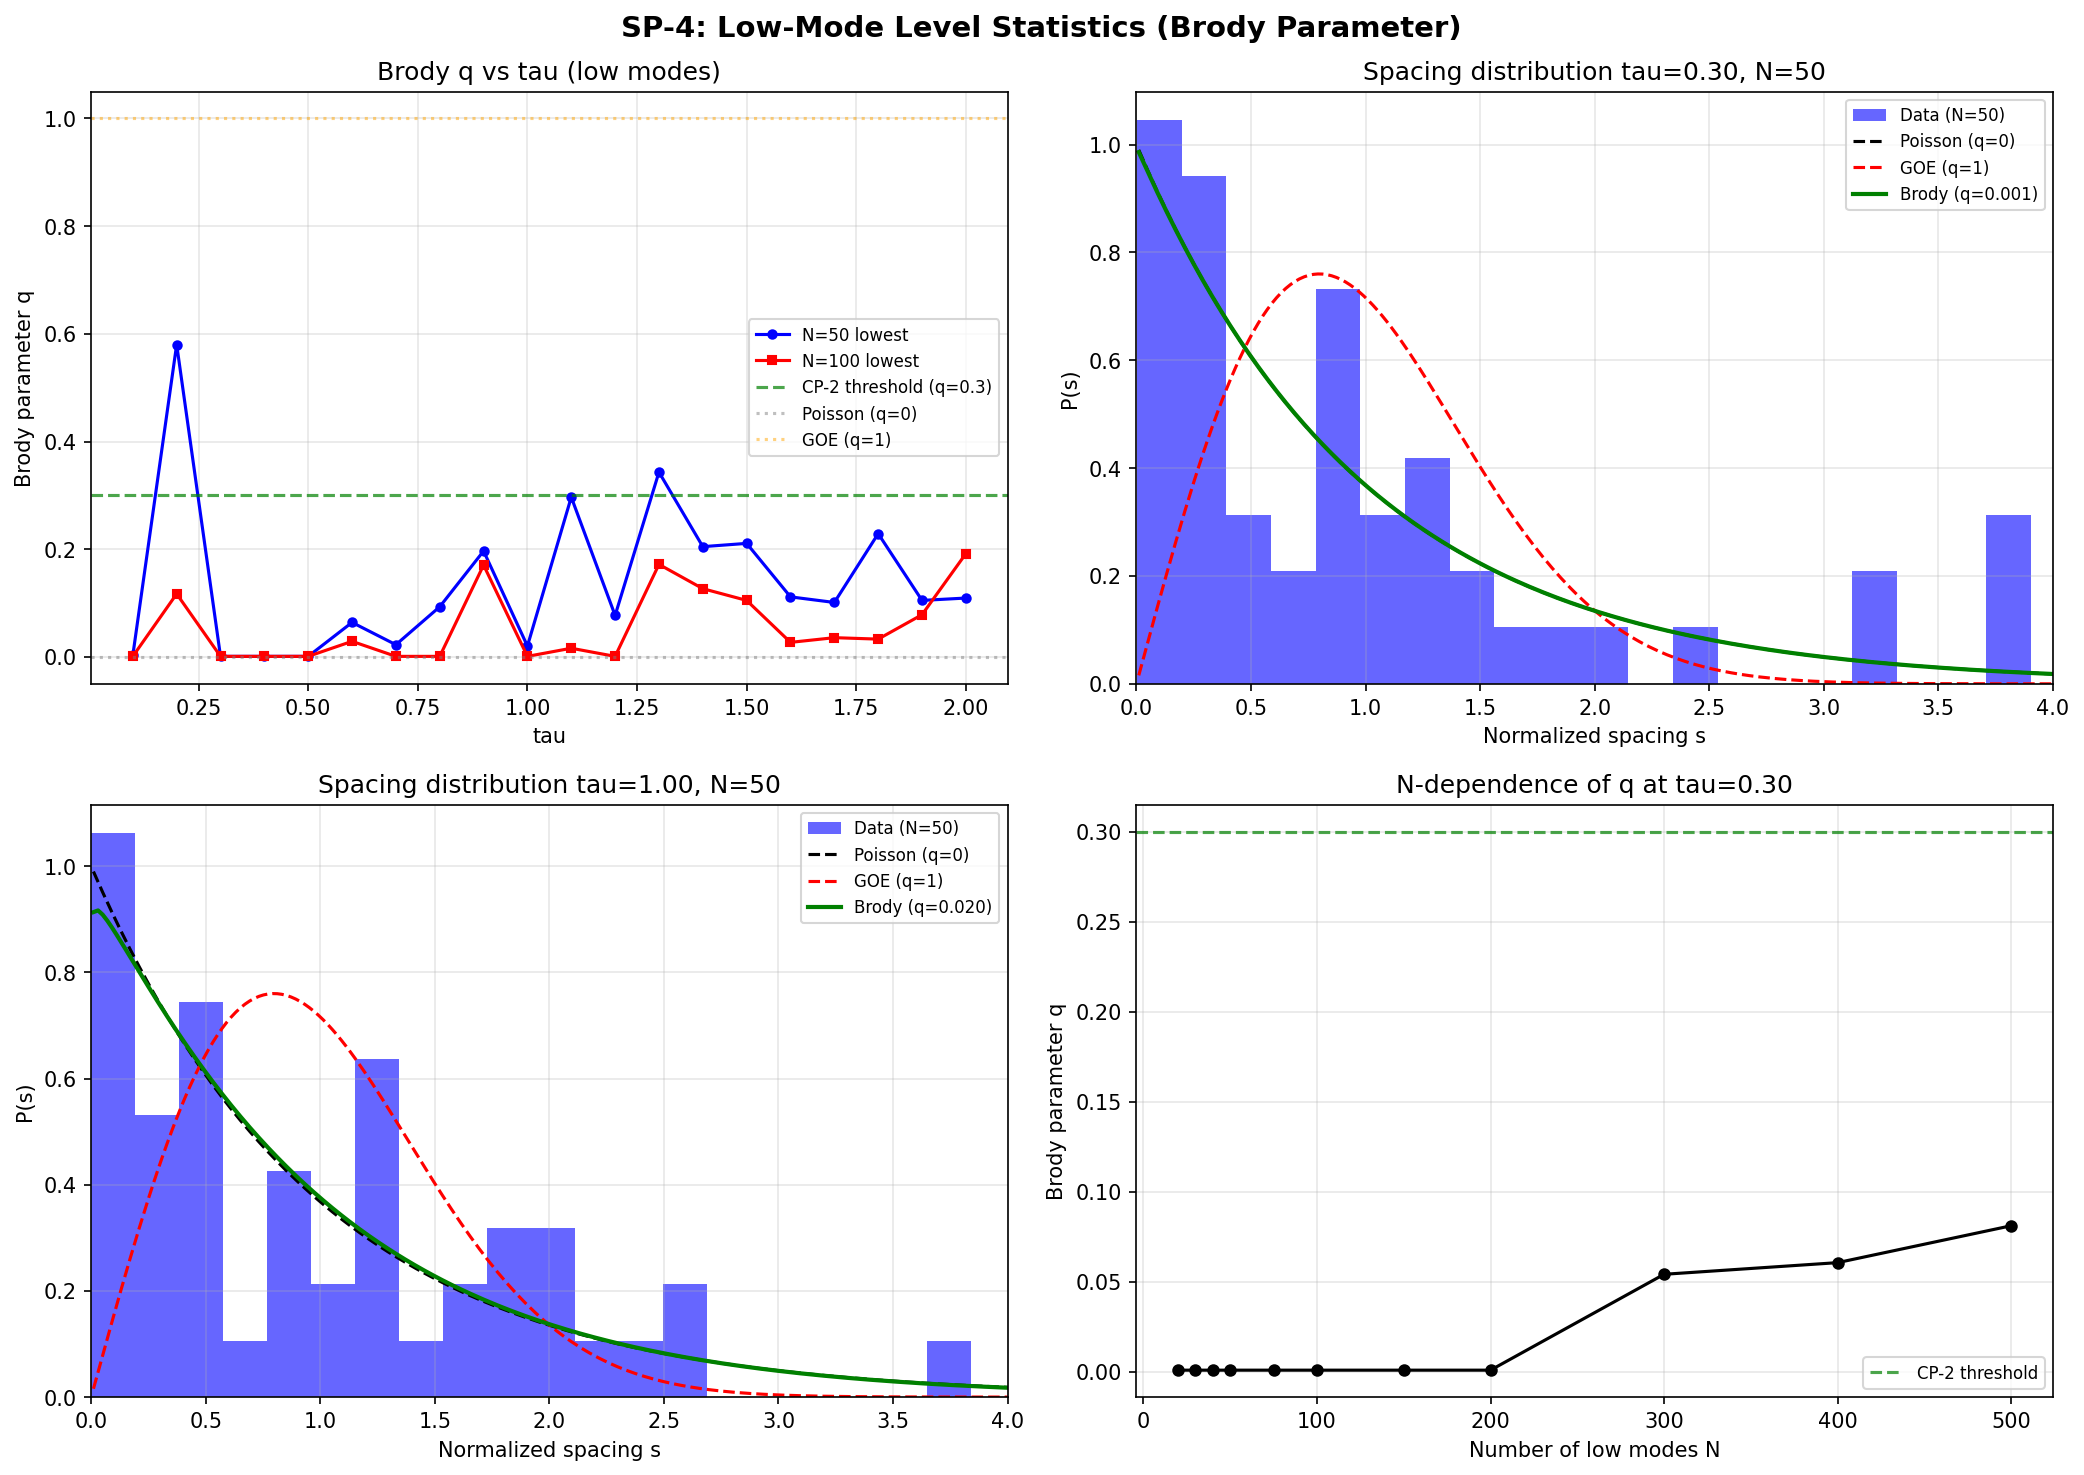

Generate this figure with Python:
"""
SP-4: LOW-MODE LEVEL STATISTICS (BRODY PARAMETER q)
=====================================================

Session 22a -- Schwarzschild-Penrose-Geometer

Extracts the lowest Dirac eigenvalues ACROSS ALL SECTORS,
unfolds by cumulative spectral density, computes nearest-neighbor
spacing distribution P(s), and fits the Brody distribution.

BRODY DISTRIBUTION:
    P(s) = (q+1) * beta * s^q * exp(-beta * s^(q+1))
    where beta = [Gamma((q+2)/(q+1))]^(q+1)
    (normalized so <s> = 1 after unfolding)

    q = 0: Poisson (uncorrelated levels)
    q = 1: GOE (Wigner-Dyson, level repulsion)
    0 < q < 1: intermediate statistics

DATA SOURCE: tier0-computation/s19a_sweep_data.npz
    11424 eigenvalues per tau, 28 sectors (p,q), 21 tau values.
    Each eigenvalue has sector labels and multiplicities.

PRE-REGISTERED Constraint GateS:
    COMPELLING:  q > 0.5 at tau=0.30   (strong coupling, +5-8 pp)
    INTERESTING: q > 0.3 at tau=0.30   (confirms CP-2, +2-4 pp)
    NEUTRAL:     q < 0.1 at all tau    (pure Poisson, 0 pp)
    CLOSED:        q > 0.3 but DECREASING with tau (wrong trend, -2 pp)

Author: Schwarzschild-Penrose-Geometer (Session 22a)
Date: 2026-02-20
"""

import numpy as np
from scipy.optimize import minimize_scalar
from scipy.special import gamma as gamma_fn
import os

data_dir = os.path.dirname(os.path.abspath(__file__))

# ===========================================================================
# BRODY DISTRIBUTION FUNCTIONS
# ===========================================================================

def brody_beta(q):
    """Normalization constant for Brody distribution with <s>=1."""
    return (gamma_fn((q + 2.0) / (q + 1.0))) ** (q + 1.0)

def brody_pdf(s, q):
    """Brody distribution P(s; q).
    q=0 -> Poisson: P(s) = exp(-s)
    q=1 -> GOE: P(s) = (pi/2)*s*exp(-pi*s^2/4)
    """
    beta = brody_beta(q)
    return (q + 1.0) * beta * s**q * np.exp(-beta * s**(q + 1.0))

def brody_nll(q, spacings):
    """Negative log-likelihood of Brody distribution for given spacings.
    Minimized to find best-fit q.
    """
    s = spacings
    # Exclude any zero or negative spacings
    s = s[s > 1e-12]
    if len(s) < 5:
        return 1e10
    beta = brody_beta(q)
    # log P(s) = log(q+1) + log(beta) + q*log(s) - beta*s^(q+1)
    log_p = np.log(q + 1.0) + np.log(beta) + q * np.log(s) - beta * s**(q + 1.0)
    return -np.sum(log_p)


# ===========================================================================
# SPECTRAL UNFOLDING
# ===========================================================================

def unfold_eigenvalues(eigs, poly_order=5):
    """Unfold eigenvalues using polynomial fit to the staircase function.

    The staircase N(E) = #{eigenvalues <= E} is fitted with a smooth
    polynomial N_smooth(E). Unfolded levels are xi_i = N_smooth(E_i).
    After unfolding, <s> = 1 for nearest-neighbor spacings.
    """
    n = len(eigs)
    # Staircase: N(E_i) = i+1
    staircase = np.arange(1, n + 1, dtype=float)

    # Fit polynomial to staircase
    coeffs = np.polyfit(eigs, staircase, poly_order)
    N_smooth = np.polyval(coeffs, eigs)

    # Unfolded spacings
    unfolded = N_smooth
    spacings = np.diff(unfolded)

    # Normalize so mean spacing = 1
    mean_s = np.mean(spacings)
    if mean_s > 0:
        spacings = spacings / mean_s

    return spacings, unfolded


# ===========================================================================
# MAIN COMPUTATION
# ===========================================================================

print("=" * 78)
print("  SP-4: LOW-MODE LEVEL STATISTICS (BRODY PARAMETER q)")
print("  Schwarzschild-Penrose-Geometer -- Session 22a")
print("=" * 78)

# Load data
data = np.load(os.path.join(data_dir, 's19a_sweep_data.npz'), allow_pickle=True)
tau_values = data['tau_values']

# Target tau values and N_modes
target_taus = [0.0, 0.10, 0.15, 0.20, 0.30, 0.50, 0.80, 1.00, 1.50, 2.00]
N_modes_list = [50, 100, 200]  # Test sensitivity to number of modes

print("\n  PART 1: EXTRACT DISTINCT EIGENVALUES AND COMPUTE BRODY q")
print()

# Find tau indices
tau_indices = {}
for t in target_taus:
    idx = np.argmin(np.abs(tau_values - t))
    tau_indices[t] = idx

def extract_distinct_eigenvalues(data, tau_idx, tol=1e-8):
    """Extract sorted distinct eigenvalues across all sectors."""
    eigs = data[f'eigenvalues_{tau_idx}']
    sorted_eigs = np.sort(eigs)

    # Tolerance-based deduplication
    distinct = [sorted_eigs[0]]
    for e in sorted_eigs[1:]:
        if e - distinct[-1] > tol:
            distinct.append(e)
    return np.array(distinct)


# ===========================================================================
# PART 1: BRODY q FOR LOWEST N MODES AT MULTIPLE TAU VALUES
# ===========================================================================

results = {}  # (tau, N) -> q_brody

print(f"  {'tau':>5}  {'N':>4}  {'q_Brody':>8}  {'NLL':>10}  {'<s>':>6}  {'var(s)':>8}  {'n_spacings':>10}")
print(f"  {'-----':>5}  {'----':>4}  {'-------':>8}  {'----------':>10}  {'------':>6}  {'--------':>8}  {'----------':>10}")

for t in target_taus:
    idx = tau_indices[t]
    distinct = extract_distinct_eigenvalues(data, idx)

    for N in N_modes_list:
        if N > len(distinct):
            continue

        low_eigs = distinct[:N]
        spacings, unfolded = unfold_eigenvalues(low_eigs)

        # Remove any zero spacings (shouldn't exist after dedup, but safety)
        valid_spacings = spacings[spacings > 1e-12]

        if len(valid_spacings) < 10:
            results[(t, N)] = (np.nan, np.nan)
            continue

        # Fit Brody parameter by MLE
        res = minimize_scalar(brody_nll, bounds=(0.001, 2.0), args=(valid_spacings,),
                             method='bounded')
        q_fit = res.x
        nll = res.fun

        mean_s = np.mean(valid_spacings)
        var_s = np.var(valid_spacings)

        results[(t, N)] = (q_fit, nll)

        print(f"  {t:5.2f}  {N:4d}  {q_fit:8.4f}  {nll:10.2f}  {mean_s:6.3f}  {var_s:8.4f}  {len(valid_spacings):10d}")

# ===========================================================================
# PART 2: BULK COMPARISON (ALL 791 DISTINCT LEVELS)
# ===========================================================================

print("\n  PART 2: BULK BRODY q (ALL DISTINCT LEVELS)")
print()
print(f"  {'tau':>5}  {'N_distinct':>10}  {'q_Brody':>8}  {'<s>':>6}  {'var(s)':>8}")
print(f"  {'-----':>5}  {'----------':>10}  {'-------':>8}  {'------':>6}  {'--------':>8}")

for t in [0.0, 0.30, 0.50, 1.00, 2.00]:
    idx = tau_indices[t]
    distinct = extract_distinct_eigenvalues(data, idx)
    spacings, _ = unfold_eigenvalues(distinct)
    valid = spacings[spacings > 1e-12]

    res = minimize_scalar(brody_nll, bounds=(0.001, 2.0), args=(valid,),
                         method='bounded')
    q_bulk = res.x
    mean_s = np.mean(valid)
    var_s = np.var(valid)

    print(f"  {t:5.2f}  {len(distinct):10d}  {q_bulk:8.4f}  {mean_s:6.3f}  {var_s:8.4f}")

# ===========================================================================
# PART 3: TAU-DEPENDENCE OF q (N=50 AND N=100)
# ===========================================================================

print("\n  PART 3: BRODY q AS FUNCTION OF TAU")
print()

# Compute at all 21 tau values for N=50 and N=100
q_vs_tau_50 = []
q_vs_tau_100 = []

print(f"  {'tau':>5}  {'q(N=50)':>8}  {'q(N=100)':>9}  {'q(N=200)':>9}  {'trend':>10}")
print(f"  {'-----':>5}  {'-------':>8}  {'--------':>9}  {'--------':>9}  {'----------':>10}")

for i, tau_val in enumerate(tau_values):
    distinct = extract_distinct_eigenvalues(data, i)

    q_vals = []
    for N in [50, 100, 200]:
        if N > len(distinct):
            q_vals.append(np.nan)
            continue
        low_eigs = distinct[:N]
        spacings, _ = unfold_eigenvalues(low_eigs)
        valid = spacings[spacings > 1e-12]
        if len(valid) < 10:
            q_vals.append(np.nan)
            continue
        res = minimize_scalar(brody_nll, bounds=(0.001, 2.0), args=(valid,),
                             method='bounded')
        q_vals.append(res.x)

    q_vs_tau_50.append(q_vals[0])
    q_vs_tau_100.append(q_vals[1])

    # Trend: increasing or decreasing with tau?
    if i > 0 and not np.isnan(q_vals[0]) and not np.isnan(q_vs_tau_50[-2]):
        trend = "increasing" if q_vals[0] > q_vs_tau_50[-2] else "decreasing"
    else:
        trend = "--"

    print(f"  {tau_val:5.2f}  {q_vals[0]:8.4f}  {q_vals[1]:9.4f}  {q_vals[2]:9.4f}  {trend:>10}")

q_vs_tau_50 = np.array(q_vs_tau_50)
q_vs_tau_100 = np.array(q_vs_tau_100)

# ===========================================================================
# PART 4: SPACING DISTRIBUTION HISTOGRAM AT KEY TAU VALUES
# ===========================================================================

print("\n  PART 4: SPACING DISTRIBUTION AT KEY TAU VALUES")
print()

# We will print a simple text histogram for tau=0.30 with N=50
for t_target in [0.30]:
    idx = tau_indices[t_target]
    distinct = extract_distinct_eigenvalues(data, idx)
    low_eigs = distinct[:50]
    spacings, _ = unfold_eigenvalues(low_eigs)
    valid = spacings[spacings > 1e-12]

    print(f"  Spacing distribution for tau={t_target:.2f}, N=50:")
    print(f"  Number of valid spacings: {len(valid)}")

    # Histogram bins
    bins = np.linspace(0, 4, 21)
    hist, edges = np.histogram(valid, bins=bins, density=True)

    # Also compute Poisson and GOE for comparison
    s_mid = 0.5 * (edges[:-1] + edges[1:])
    poisson = np.exp(-s_mid)
    goe = (np.pi / 2) * s_mid * np.exp(-np.pi * s_mid**2 / 4)

    q_fit = results[(t_target, 50)][0]
    brody_fit = brody_pdf(s_mid, q_fit)

    print(f"  Best-fit Brody q = {q_fit:.4f}")
    print()
    print(f"  {'s_mid':>6}  {'P(s) data':>10}  {'Poisson':>8}  {'GOE':>8}  {'Brody':>8}")
    print(f"  {'------':>6}  {'----------':>10}  {'--------':>8}  {'--------':>8}  {'--------':>8}")
    for i in range(len(hist)):
        print(f"  {s_mid[i]:6.2f}  {hist[i]:10.4f}  {poisson[i]:8.4f}  {goe[i]:8.4f}  {brody_fit[i]:8.4f}")
    print()

# ===========================================================================
# PART 5: INTRA-SECTOR VS CROSS-SECTOR COMPARISON
# ===========================================================================

print("\n  PART 5: INTRA-SECTOR VS CROSS-SECTOR STATISTICS")
print()

# At tau=0.30, compute Brody q:
# (a) Cross-sector: all sectors merged (what we did above)
# (b) Intra-sector: within each sector separately, then average

for t_target in [0.30, 1.00]:
    idx = tau_indices[t_target]
    eigs_all = data[f'eigenvalues_{idx}']
    p_all = data[f'sector_p_{idx}']
    q_all = data[f'sector_q_{idx}']

    # Cross-sector (already computed)
    distinct_cross = extract_distinct_eigenvalues(data, idx)
    sp_cross, _ = unfold_eigenvalues(distinct_cross[:100])
    valid_cross = sp_cross[sp_cross > 1e-12]
    res_cross = minimize_scalar(brody_nll, bounds=(0.001, 2.0), args=(valid_cross,),
                               method='bounded')

    # Intra-sector: for each (p,q) sector with enough eigenvalues
    sectors = set(zip(p_all.tolist(), q_all.tolist()))
    intra_q_values = []

    for (p_sec, q_sec) in sorted(sectors):
        mask = (p_all == p_sec) & (q_all == q_sec)
        sec_eigs = np.sort(eigs_all[mask])

        # Deduplicate
        distinct_sec = [sec_eigs[0]]
        for e in sec_eigs[1:]:
            if e - distinct_sec[-1] > 1e-8:
                distinct_sec.append(e)
        distinct_sec = np.array(distinct_sec)

        if len(distinct_sec) < 20:
            continue

        sp_sec, _ = unfold_eigenvalues(distinct_sec[:50])
        valid_sec = sp_sec[sp_sec > 1e-12]
        if len(valid_sec) < 10:
            continue

        res_sec = minimize_scalar(brody_nll, bounds=(0.001, 2.0), args=(valid_sec,),
                                 method='bounded')
        intra_q_values.append((p_sec, q_sec, res_sec.x, len(distinct_sec)))

    print(f"  tau = {t_target:.2f}:")
    print(f"    Cross-sector q (N=100): {res_cross.x:.4f}")
    print(f"    Intra-sector q values:")
    for (p_s, q_s, q_val, n_lev) in intra_q_values:
        print(f"      ({p_s},{q_s}): q = {q_val:.4f} ({n_lev} distinct levels)")

    if intra_q_values:
        q_intra_arr = np.array([x[2] for x in intra_q_values])
        print(f"    Intra-sector mean q = {np.mean(q_intra_arr):.4f} +/- {np.std(q_intra_arr):.4f}")
        print(f"    Cross > Intra? {res_cross.x > np.mean(q_intra_arr)}")
    print()

# ===========================================================================
# PART 6: Constraint Gate ASSESSMENT
# ===========================================================================

print("\n  PART 6: Constraint Gate ASSESSMENT")
print()

# Key diagnostic: q at tau=0.30 with N=50
q_030_50 = results.get((0.30, 50), (np.nan, np.nan))[0]
q_030_100 = results.get((0.30, 100), (np.nan, np.nan))[0]

# Is q increasing with tau for low modes?
q_trend = "INCREASING" if q_vs_tau_50[-1] > q_vs_tau_50[0] else "DECREASING"

# Assess
if q_030_50 > 0.5:
    verdict = "COMPELLING"
    detail = f"q(tau=0.30, N=50) = {q_030_50:.4f} > 0.5: strong coupling signature"
    prob_shift = "+5-8 pp"
elif q_030_50 > 0.3:
    verdict = "INTERESTING"
    detail = f"q(tau=0.30, N=50) = {q_030_50:.4f} > 0.3: confirms CP-2 prediction"
    prob_shift = "+2-4 pp"
elif q_030_50 > 0.1:
    if q_trend == "DECREASING":
        verdict = "CLOSED"
        detail = f"q(tau=0.30, N=50) = {q_030_50:.4f} > 0.1 but decreasing with tau"
        prob_shift = "-2 pp"
    else:
        verdict = "INTERESTING"
        detail = f"q(tau=0.30, N=50) = {q_030_50:.4f}: weak coupling, increasing trend"
        prob_shift = "+1-2 pp"
else:
    verdict = "NEUTRAL"
    detail = f"q(tau=0.30, N=50) = {q_030_50:.4f} < 0.1: essentially Poisson"
    prob_shift = "0 pp"

print(f"  q(tau=0.30, N=50)  = {q_030_50:.4f}")
print(f"  q(tau=0.30, N=100) = {q_030_100:.4f}")
print(f"  q trend with tau: {q_trend}")
print()
print(f"  *** VERDICT: {verdict} ***")
print(f"  Detail: {detail}")
print(f"  Probability shift: {prob_shift}")
print()

# ===========================================================================
# PART 7: SAVE DATA
# ===========================================================================

np.savez(os.path.join(data_dir, 's22a_level_stats.npz'),
         tau_target=np.array(target_taus),
         tau_all=tau_values,
         q_vs_tau_N50=q_vs_tau_50,
         q_vs_tau_N100=q_vs_tau_100,
         verdict=np.array([verdict]),
         prob_shift=np.array([prob_shift]),
)

# ===========================================================================
# PART 8: PLOT
# ===========================================================================

import matplotlib
matplotlib.use('Agg')
import matplotlib.pyplot as plt

fig, axes = plt.subplots(2, 2, figsize=(14, 10))

# Panel 1: Brody q vs tau for different N
ax1 = axes[0, 0]
ax1.plot(tau_values, q_vs_tau_50, 'bo-', label='N=50 lowest', markersize=4)
ax1.plot(tau_values, q_vs_tau_100, 'rs-', label='N=100 lowest', markersize=4)
ax1.axhline(y=0.3, color='green', linestyle='--', alpha=0.7, label='CP-2 threshold (q=0.3)')
ax1.axhline(y=0.0, color='gray', linestyle=':', alpha=0.5, label='Poisson (q=0)')
ax1.axhline(y=1.0, color='orange', linestyle=':', alpha=0.5, label='GOE (q=1)')
ax1.set_xlabel('tau')
ax1.set_ylabel('Brody parameter q')
ax1.set_title('Brody q vs tau (low modes)')
ax1.legend(fontsize=8)
ax1.grid(True, alpha=0.3)

# Panel 2: Spacing distribution at tau=0.30
ax2 = axes[0, 1]
idx_030 = tau_indices[0.30]
distinct_030 = extract_distinct_eigenvalues(data, idx_030)
sp_030, _ = unfold_eigenvalues(distinct_030[:50])
valid_030 = sp_030[sp_030 > 1e-12]
ax2.hist(valid_030, bins=20, density=True, alpha=0.6, color='blue', label='Data (N=50)')
s_plot = np.linspace(0.01, 4, 200)
ax2.plot(s_plot, np.exp(-s_plot), 'k--', label='Poisson (q=0)')
ax2.plot(s_plot, (np.pi/2)*s_plot*np.exp(-np.pi*s_plot**2/4), 'r--', label='GOE (q=1)')
q_best = results[(0.30, 50)][0]
ax2.plot(s_plot, brody_pdf(s_plot, q_best), 'g-', linewidth=2,
         label=f'Brody (q={q_best:.3f})')
ax2.set_xlabel('Normalized spacing s')
ax2.set_ylabel('P(s)')
ax2.set_title(f'Spacing distribution tau=0.30, N=50')
ax2.legend(fontsize=8)
ax2.set_xlim(0, 4)
ax2.grid(True, alpha=0.3)

# Panel 3: Spacing distribution at tau=1.00
ax3 = axes[1, 0]
idx_100 = tau_indices[1.00]
distinct_100 = extract_distinct_eigenvalues(data, idx_100)
sp_100, _ = unfold_eigenvalues(distinct_100[:50])
valid_100 = sp_100[sp_100 > 1e-12]
ax3.hist(valid_100, bins=20, density=True, alpha=0.6, color='blue', label='Data (N=50)')
ax3.plot(s_plot, np.exp(-s_plot), 'k--', label='Poisson (q=0)')
ax3.plot(s_plot, (np.pi/2)*s_plot*np.exp(-np.pi*s_plot**2/4), 'r--', label='GOE (q=1)')
q_best_100 = results.get((1.00, 50), (np.nan,))[0]
if not np.isnan(q_best_100):
    ax3.plot(s_plot, brody_pdf(s_plot, q_best_100), 'g-', linewidth=2,
             label=f'Brody (q={q_best_100:.3f})')
ax3.set_xlabel('Normalized spacing s')
ax3.set_ylabel('P(s)')
ax3.set_title(f'Spacing distribution tau=1.00, N=50')
ax3.legend(fontsize=8)
ax3.set_xlim(0, 4)
ax3.grid(True, alpha=0.3)

# Panel 4: N-dependence of q at tau=0.30
ax4 = axes[1, 1]
N_scan = [20, 30, 40, 50, 75, 100, 150, 200, 300, 400, 500]
q_vs_N = []
for N in N_scan:
    if N > len(distinct_030):
        break
    low = distinct_030[:N]
    sp, _ = unfold_eigenvalues(low)
    v = sp[sp > 1e-12]
    if len(v) < 10:
        q_vs_N.append(np.nan)
        continue
    res = minimize_scalar(brody_nll, bounds=(0.001, 2.0), args=(v,), method='bounded')
    q_vs_N.append(res.x)
ax4.plot(N_scan[:len(q_vs_N)], q_vs_N, 'ko-', markersize=5)
ax4.axhline(y=0.3, color='green', linestyle='--', alpha=0.7, label='CP-2 threshold')
ax4.set_xlabel('Number of low modes N')
ax4.set_ylabel('Brody parameter q')
ax4.set_title('N-dependence of q at tau=0.30')
ax4.legend(fontsize=8)
ax4.grid(True, alpha=0.3)

plt.suptitle('SP-4: Low-Mode Level Statistics (Brody Parameter)', fontsize=14, fontweight='bold')
plt.tight_layout()
plt.savefig(os.path.join(data_dir, 's22a_level_stats.png'), dpi=150, bbox_inches='tight')
print(f"  Plot saved: tier0-computation/s22a_level_stats.png")

# ===========================================================================
# SUMMARY
# ===========================================================================

print("\n" + "=" * 78)
print("  SP-4 SUMMARY: LOW-MODE LEVEL STATISTICS")
print("=" * 78)
print()
print(f"  q(tau=0.30, N=50)  = {q_030_50:.4f}")
print(f"  q(tau=0.30, N=100) = {q_030_100:.4f}")
print(f"  q(tau=0.00, N=50)  = {q_vs_tau_50[0]:.4f}")
print(f"  q(tau=2.00, N=50)  = {q_vs_tau_50[-1]:.4f}")
print()
print(f"  Low-mode q range: [{np.nanmin(q_vs_tau_50):.4f}, {np.nanmax(q_vs_tau_50):.4f}]")
print(f"  q trend: {q_trend}")
print()
print(f"  *** VERDICT: {verdict} ***")
print(f"  {detail}")
print(f"  Probability shift: {prob_shift}")
print()
print("=" * 78)
